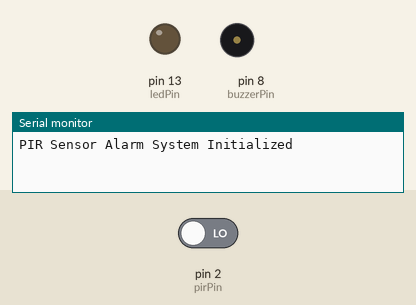
The sketch below on a simulated Arduino Uno, built with avr-gcc and run on an emulated ATmega328P. On the bench: output pins drawn as LEDs (lit = HIGH), buzzer (waves = sounding, pin HIGH), the last lines printed to the serial monitor. The inputs (shaded band) are chosen by the test bench; at power-on: pin 2 (pirPin) LOW.

Above: at 1.2 s.
1.3 s: pin 2 (pirPin) driven HIGH
At 2.6 s:
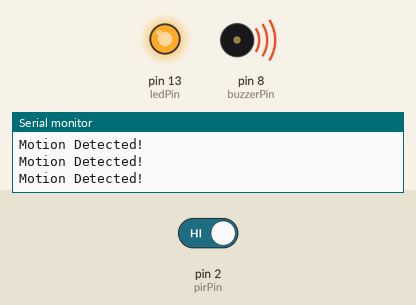
2.9 s: pin 2 (pirPin) driven LOW
At 3.9 s:
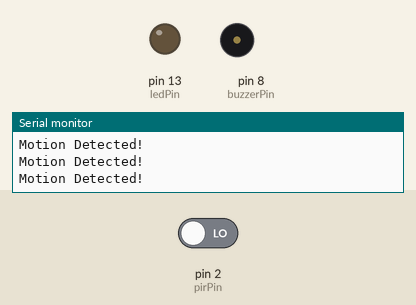
Timing chart, 0 to 5.9 s (numbered marks = the images above; inputs shaded):
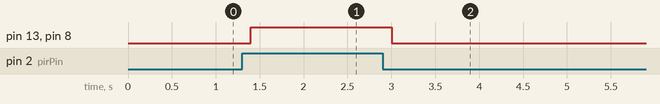

Measured:
- after the input at 1.3 s, pin 13 (ledPin), pin 8 (buzzerPin): LOW → HIGH after 0.10 s
- after the input at 2.9 s, pin 13 (ledPin), pin 8 (buzzerPin): HIGH → LOW after 0.10 s

The sketch:

PIRusingmotiondetection.ino
```cpp
// Pin Definitions
const int pirPin = 2;     // PIR sensor input pin
const int buzzerPin = 8;  // Buzzer output pin
const int ledPin = 13;    // LED indicator pin (optional)

void setup() {
  pinMode(pirPin, INPUT);        // PIR sensor as input
  pinMode(buzzerPin, OUTPUT);    // Buzzer as output
  pinMode(ledPin, OUTPUT);       // LED as output (optional)

  Serial.begin(9600);            // Initialize serial communication
  Serial.println("PIR Sensor Alarm System Initialized");
}

void loop() {
  int motionState = digitalRead(pirPin); // Read PIR sensor output

  if (motionState == HIGH) { // Motion detected
    digitalWrite(buzzerPin, HIGH); // Activate buzzer
    digitalWrite(ledPin, HIGH);    // Turn on LED (optional)
    Serial.println("Motion Detected!");
    delay(200); // Small delay to stabilize the reading
  } else {
    digitalWrite(buzzerPin, LOW); // Deactivate buzzer
    digitalWrite(ledPin, LOW);    // Turn off LED (optional)
    delay(200); // Small delay to stabilize the reading
  }
}
```
